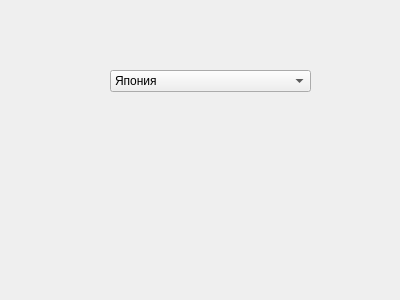
<?xml version="1.0" encoding="UTF-8"?>
<ui version="4.0">
 <class>Form</class>
 <widget class="QWidget" name="Form">
  <property name="geometry">
   <rect>
    <x>0</x>
    <y>0</y>
    <width>400</width>
    <height>300</height>
   </rect>
  </property>
  <property name="windowTitle">
   <string>Form</string>
  </property>
  <widget class="QLabel" name="label">
   <property name="geometry">
    <rect>
     <x>120</x>
     <y>150</y>
     <width>171</width>
     <height>61</height>
    </rect>
   </property>
   <property name="font">
    <font>
     <pointsize>14</pointsize>
    </font>
   </property>
   <property name="text">
    <string/>
   </property>
  </widget>
  <widget class="QComboBox" name="comboBox">
   <property name="geometry">
    <rect>
     <x>110</x>
     <y>70</y>
     <width>201</width>
     <height>22</height>
    </rect>
   </property>
   <item>
    <property name="text">
     <string>Япония</string>
    </property>
   </item>
   <item>
    <property name="text">
     <string>Канада</string>
    </property>
   </item>
   <item>
    <property name="text">
     <string>Россия</string>
    </property>
   </item>
   <item>
    <property name="text">
     <string>США</string>
    </property>
   </item>
  </widget>
 </widget>
 <resources/>
 <connections/>
</ui>
